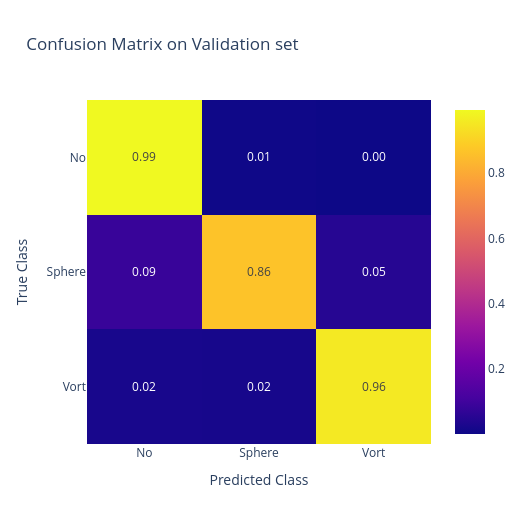

Notebook code for this chart:
### Code cell
# add tag: hide_cell
from sklearn.metrics import confusion_matrix

cm: np.ndarray = confusion_matrix(all_labels, all_preds)
cm_normalized = cm.astype(float) / cm.sum(axis=1, keepdims=True)
labels_name: list = [c.capitalize() for c in valid_loader.dataset.labels_name]

fig = px.imshow(
    cm_normalized, 
    text_auto='.2f', # type: ignore
    x=labels_name, 
    y=labels_name, 
    labels=dict(x='Predicted Class', y='True Class'), 
    title='Confusion Matrix on Validation set',
    height=524, width=524
)

fig.write_image(format_fig(fig))
fig.show()

### Figure 1 — Plotly figure (JSON) as saved in the notebook; plotly's stock layout.template omitted (floating-point values rounded to 4 significant figures)
{"data": [{"coloraxis": "coloraxis", "hovertemplate": "Predicted Class: %{x}<br>True Class: %{y}<br>color: %{z}<extra></extra>", "name": "0", "texttemplate": "%{z:.2f}", "type": "heatmap", "x": ["No", "Sphere", "Vort"], "xaxis": "x", "y": ["No", "Sphere", "Vort"], "yaxis": "y", "z": [[0.9928, 0.0052, 0.002], [0.0852, 0.8636, 0.0512], [0.0232, 0.0204, 0.9564]]}], "layout": {"coloraxis": {"colorscale": [[0, "#0d0887"], [0.1111, "#46039f"], [0.2222, "#7201a8"], [0.3333, "#9c179e"], [0.4444, "#bd3786"], [0.5556, "#d8576b"], [0.6667, "#ed7953"], [0.7778, "#fb9f3a"], [0.8889, "#fdca26"], [1, "#f0f921"]]}, "height": 524, "title": {"text": "Confusion Matrix on Validation set"}, "width": 524, "xaxis": {"anchor": "y", "constrain": "domain", "domain": [0, 1], "scaleanchor": "y", "title": {"text": "Predicted Class"}}, "yaxis": {"anchor": "x", "autorange": "reversed", "constrain": "domain", "domain": [0, 1], "title": {"text": "True Class"}}}}
